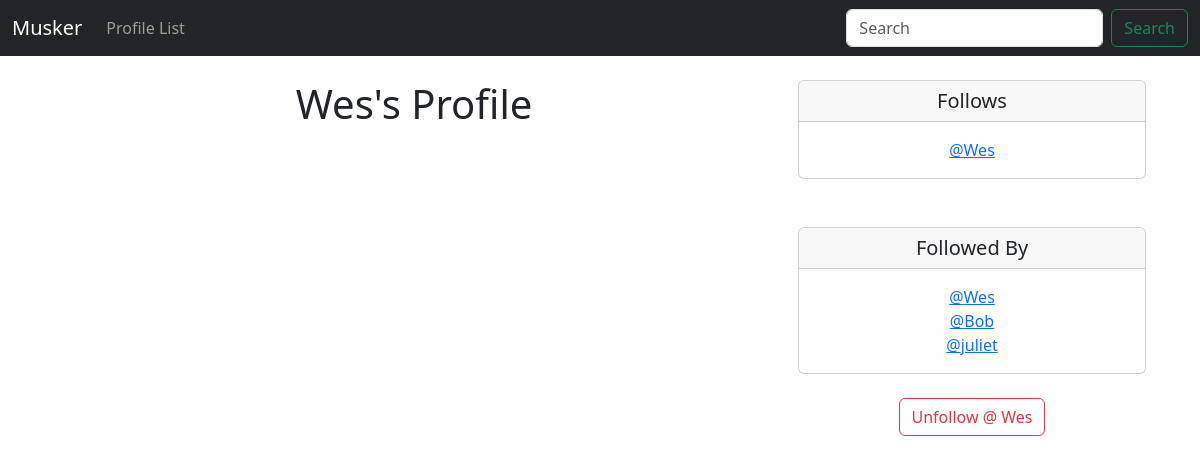
Page /profile/5 (signed in) on the committed database.
### musker/models.py (models this page shows)
class Profile(models.Model):
    user = models.OneToOneField(User, on_delete=models.CASCADE)
    follows = models.ManyToManyField("self",
        related_name="followed_by",
        symmetrical=False,
        blank=True)
    date_modified = models.DateTimeField(User, auto_now=True)
    def __str__(self):
        return self.user.username

### musker/views.py (the view, shortened to what this page needs)
# urls.py: path('profile/<int:pk>', views.profile , name='profile'),
def profile(request, pk):
    if request.user.is_authenticated:
        profile = Profile.objects.get(user_id=pk)
        tweeps =Tweep.objects.filter(user_id=pk).order_by("-created_at")
        return render(request, "profile.html", {"profile":profile, "tweeps":tweeps})
    else:
        messages.success(request, 'You must be logged in to view this page..')
        return render(request ,'home.html')

### musker/templates/profile.html (shortened to what this page needs)
{%extends 'base.html' %}
{% block content %}
{% if profile %}
    <div class="container text-center">
        <div class="row">
            <div class="col-8">
                <h1>{{profile.user.username }}'s Profile</h1>
              </div>
            <div class="col-4">
                <div class="card">
                    <h5 class="card-header">Follows</h5>
                    <div class="card-body">
                      <p class="card-text">
                        {% for following in profile.follows.all %}
                        <a href="{%url 'profile' following.user.id %}">
                            @{{ following }} </a> <br>
                        {% endfor %}
                      </p>
                    </div>
                  </div>
                  <br><br>
                  <div class="card">
                    <h5 class="card-header">Followed By</h5>
                    <div class="card-body">
                      <p class="card-text">
                        {% for following in profile.followed_by.all %}
                        <a href="{%url 'profile' following.user.id %}">
                            @{{ following }} </a> <br>
                        {% endfor %}
                      </p>
                    </div>
                  </div>
                  <br>
                  <form action="" method="post">
                    {% if profile in user.profile.follows.all %}
                        <button class="btn btn-outline-danger" name="follow" value="unfollow" type="submit">
                            Unfollow @ {{ profile.user }}
                        </button>
                    {% else %}
                        <button class="btn btn-outline-success" name="follow" value="follow" type="submit">
                          Follow @ {{ profile.user }}
                        </button>
                    {% endif %}
                  </form>
            </div>
        </div>
    </div>
{% endif %}
{% endblock %}

### rows in the picture
Profile: user.username "Wes", user "Wes"
Profile: user.username "Bob"
Profile: user.username "juliet"
